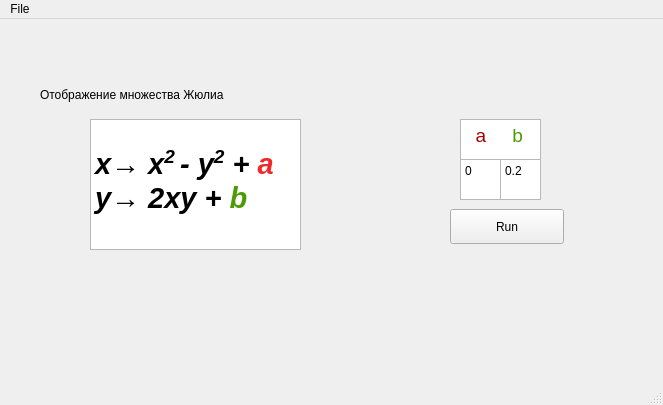
<?xml version="1.0" encoding="UTF-8"?>
<ui version="4.0">
 <class>MainWindow</class>
 <widget class="QMainWindow" name="MainWindow">
  <property name="geometry">
   <rect>
    <x>0</x>
    <y>0</y>
    <width>663</width>
    <height>405</height>
   </rect>
  </property>
  <property name="windowTitle">
   <string>MainWindow</string>
  </property>
  <widget class="QWidget" name="centralwidget">
   <widget class="QLabel" name="label">
    <property name="geometry">
     <rect>
      <x>260</x>
      <y>130</y>
      <width>85</width>
      <height>27</height>
     </rect>
    </property>
    <property name="text">
     <string/>
    </property>
   </widget>
   <widget class="QTextBrowser" name="textBrowser">
    <property name="geometry">
     <rect>
      <x>90</x>
      <y>100</y>
      <width>211</width>
      <height>131</height>
     </rect>
    </property>
    <property name="html">
     <string>&lt;!DOCTYPE HTML PUBLIC &quot;-//W3C//DTD HTML 4.0//EN&quot; &quot;http://www.w3.org/TR/REC-html40/strict.dtd&quot;&gt;
&lt;html&gt;&lt;head&gt;&lt;meta name=&quot;qrichtext&quot; content=&quot;1&quot; /&gt;&lt;style type=&quot;text/css&quot;&gt;
p, li { white-space: pre-wrap; }
&lt;/style&gt;&lt;/head&gt;&lt;body style=&quot; font-family:'Noto Sans'; font-size:14pt; font-weight:400; font-style:normal;&quot;&gt;
&lt;p style=&quot;-qt-paragraph-type:empty; margin-top:0px; margin-bottom:0px; margin-left:0px; margin-right:0px; -qt-block-indent:0; text-indent:0px;&quot;&gt;&lt;br /&gt;&lt;/p&gt;
&lt;p style=&quot; margin-top:0px; margin-bottom:0px; margin-left:0px; margin-right:0px; -qt-block-indent:0; text-indent:0px;&quot;&gt;&lt;span style=&quot; font-size:22pt; font-weight:600; font-style:italic; color:#000000;&quot;&gt;x→ x&lt;/span&gt;&lt;span style=&quot; font-size:22pt; font-weight:600; font-style:italic; color:#000000; vertical-align:super;&quot;&gt;2 &lt;/span&gt;&lt;span style=&quot; font-size:22pt; font-weight:600; font-style:italic; color:#000000;&quot;&gt;- y&lt;/span&gt;&lt;span style=&quot; font-size:22pt; font-weight:600; font-style:italic; color:#000000; vertical-align:super;&quot;&gt;2&lt;/span&gt;&lt;span style=&quot; font-size:22pt; font-weight:600; font-style:italic; color:#000000;&quot;&gt; + &lt;/span&gt;&lt;span style=&quot; font-size:22pt; font-weight:600; font-style:italic; color:#ef2929;&quot;&gt;a&lt;/span&gt;&lt;/p&gt;
&lt;p style=&quot; margin-top:0px; margin-bottom:0px; margin-left:0px; margin-right:0px; -qt-block-indent:0; text-indent:0px;&quot;&gt;&lt;span style=&quot; font-size:22pt; font-weight:600; font-style:italic; color:#000000;&quot;&gt;y→ 2xy + &lt;/span&gt;&lt;span style=&quot; font-size:22pt; font-weight:600; font-style:italic; color:#4e9a06;&quot;&gt;b&lt;/span&gt;&lt;/p&gt;&lt;/body&gt;&lt;/html&gt;</string>
    </property>
   </widget>
   <widget class="QLabel" name="label_2">
    <property name="geometry">
     <rect>
      <x>40</x>
      <y>50</y>
      <width>321</width>
      <height>51</height>
     </rect>
    </property>
    <property name="text">
     <string>Отображение множества Жюлиа</string>
    </property>
   </widget>
   <widget class="QPlainTextEdit" name="bParamEdit">
    <property name="geometry">
     <rect>
      <x>500</x>
      <y>140</y>
      <width>41</width>
      <height>41</height>
     </rect>
    </property>
    <property name="plainText">
     <string>0.2</string>
    </property>
   </widget>
   <widget class="QPlainTextEdit" name="aParamEdit">
    <property name="geometry">
     <rect>
      <x>460</x>
      <y>140</y>
      <width>41</width>
      <height>41</height>
     </rect>
    </property>
    <property name="plainText">
     <string>0</string>
    </property>
   </widget>
   <widget class="QTextBrowser" name="textBrowser_2">
    <property name="geometry">
     <rect>
      <x>460</x>
      <y>100</y>
      <width>81</width>
      <height>41</height>
     </rect>
    </property>
    <property name="html">
     <string>&lt;!DOCTYPE HTML PUBLIC &quot;-//W3C//DTD HTML 4.0//EN&quot; &quot;http://www.w3.org/TR/REC-html40/strict.dtd&quot;&gt;
&lt;html&gt;&lt;head&gt;&lt;meta name=&quot;qrichtext&quot; content=&quot;1&quot; /&gt;&lt;style type=&quot;text/css&quot;&gt;
p, li { white-space: pre-wrap; }
&lt;/style&gt;&lt;/head&gt;&lt;body style=&quot; font-family:'Noto Sans'; font-size:14pt; font-weight:400; font-style:normal;&quot;&gt;
&lt;p style=&quot; margin-top:0px; margin-bottom:0px; margin-left:0px; margin-right:0px; -qt-block-indent:0; text-indent:0px;&quot;&gt;&lt;span style=&quot; color:#a40000;&quot;&gt;  a&lt;/span&gt;     &lt;span style=&quot; color:#4e9a06;&quot;&gt;b&lt;/span&gt;&lt;/p&gt;&lt;/body&gt;&lt;/html&gt;</string>
    </property>
   </widget>
   <widget class="QPushButton" name="pushButton">
    <property name="geometry">
     <rect>
      <x>450</x>
      <y>190</y>
      <width>114</width>
      <height>35</height>
     </rect>
    </property>
    <property name="text">
     <string>Run</string>
    </property>
   </widget>
  </widget>
  <widget class="QMenuBar" name="menubar">
   <property name="geometry">
    <rect>
     <x>0</x>
     <y>0</y>
     <width>663</width>
     <height>32</height>
    </rect>
   </property>
   <widget class="QMenu" name="menu">
    <property name="title">
     <string>File</string>
    </property>
    <addaction name="actionExit"/>
   </widget>
   <addaction name="menu"/>
  </widget>
  <widget class="QStatusBar" name="statusbar"/>
  <action name="actionExit">
   <property name="text">
    <string>Exit</string>
   </property>
  </action>
 </widget>
 <resources/>
 <connections/>
</ui>
